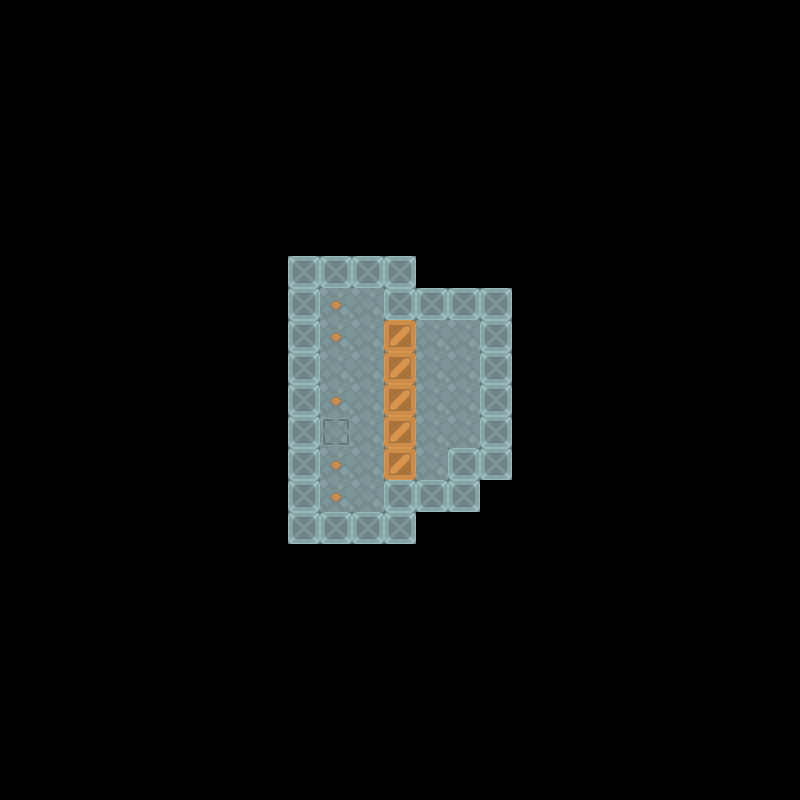

A 2D game scene composited from a Tiled map and its tileset images. What follows is a short description and the map's XML, with each tile layer's data collapsed to a summary:
An orthogonal 25x25 tile map with 32x32 px tiles, 5 tile layers (background, goals, walls, boxes, ...).

<map version="1.4" tiledversion="1.4.1" orientation="orthogonal" renderorder="right-down" width="25" height="25" tilewidth="32" tileheight="32" infinite="0" nextlayerid="6" nextobjectid="1">
 <tileset firstgid="1" name="sokoban_tilesheet" tilewidth="32" tileheight="32" tilecount="104" columns="13">
  <image source="../images/Tilesheet/sokoban_tilesheet.png" width="416" height="256" />
 </tileset>
 <layer id="3" name="background" width="25" height="25">
  <data>[625 cells, 56 non-empty, 1 distinct tile ids]</data>
 </layer>
 <layer id="2" name="goals" width="25" height="25">
  <data>[625 cells, 5 non-empty, 1 distinct tile ids]</data>
 </layer>
 <layer id="1" name="walls" width="25" height="25">
  <data>[625 cells, 28 non-empty, 1 distinct tile ids]</data>
 </layer>
 <layer id="4" name="boxes" width="25" height="25">
  <data>[625 cells, 5 non-empty, 1 distinct tile ids]</data>
 </layer>
 <layer id="5" name="player-start" width="25" height="25">
  <data>[625 cells, 1 non-empty, 1 distinct tile ids]</data>
 </layer>
</map>
